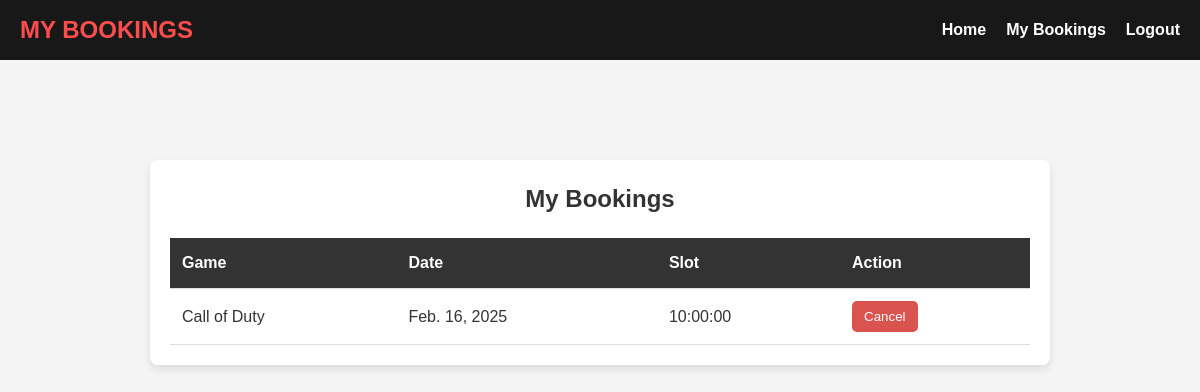
Page /my-bookings/ (signed in) on the earlier database version.
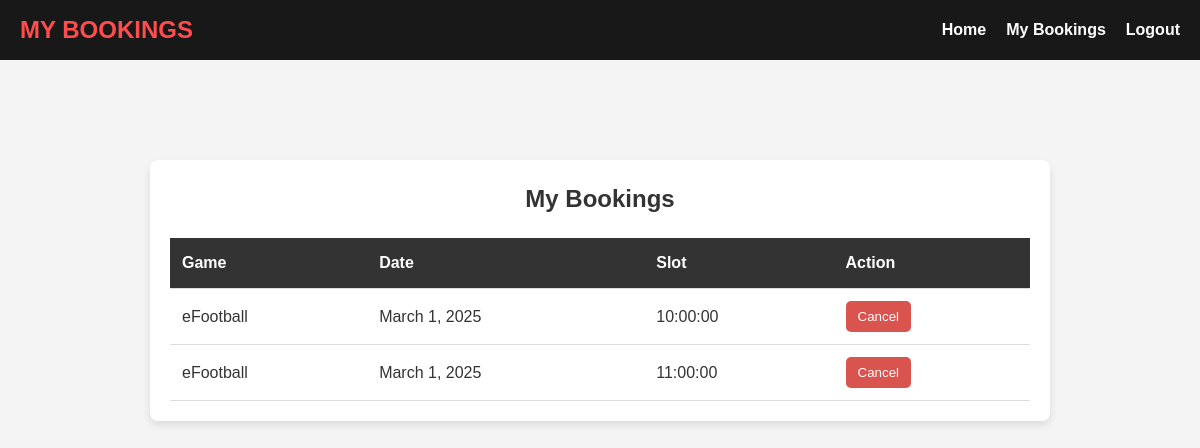
Same page on the later database version.
### app/models.py (models this page shows, shortened)
class SlotBooking(models.Model):
    user = models.ForeignKey(User, on_delete=models.CASCADE)  # Link to user
    name = models.CharField(max_length=100)
    email = models.EmailField()
    game = models.ForeignKey(Game, on_delete=models.CASCADE)
    slot = models.ForeignKey(Slot, on_delete=models.CASCADE)
    date = models.DateField()
    booking_time = models.DateTimeField(default=now)

class Game(models.Model):
    g_id = models.CharField(max_length=20, unique=True)
    title = models.CharField(max_length=100)
    description = models.TextField()
    release_date = models.DateField()
    price = models.DecimalField(max_digits=10, decimal_places=2)
    image = models.FileField()

class Slot(models.Model):
    TIME_SLOT_CHOICES = [
        ('10:00 AM - 12:00 PM', '10:00 AM - 12:00 PM'),
        ('12:00 PM - 2:00 PM', '12:00 PM - 2:00 PM'),
        ('2:00 PM - 4:00 PM', '2:00 PM - 4:00 PM'),
        ('4:00 PM - 6:00 PM', '4:00 PM - 6:00 PM'),
        ('6:00 PM - 8:00 PM', '6:00 PM - 8:00 PM'),
    ]
    game = models.ForeignKey(Game, on_delete=models.CASCADE, related_name="slots")
    date = models.DateField()
    time_slot = models.CharField(max_length=20, choices=TIME_SLOT_CHOICES)
    reserved = models.BooleanField(default=False)
    booking_time = models.DateTimeField(null=True, blank=True)  # Track when booked
    class Meta:
        unique_together = ('game', 'date', 'time_slot')

### app/views.py (the view)
# urls.py: path('my-bookings/', views.my_bookings, name='my_bookings'),
@login_required
def my_bookings(request):
    bookings = SlotBooking.objects.filter(user=request.user)
    return render(request, 'user/my_bookings.html', {'bookings': bookings})

### templates/user/my_bookings.html (shortened to what this page needs)
<!DOCTYPE html>
<html lang="en">
<head>
</head>
<body>
<nav class="navbar">
    <a href="{% url 'user_home' %}" class="logo">My Bookings</a>
    <div class="nav-links">
        <a href="{% url 'user_home' %}">Home</a>
        <a href="{% url 'my_bookings' %}">My Bookings</a>
        <a href="{% url 'game_logout' %}"onclick="return confirmLogout()">Logout</a>
    </div>
</nav>
<div class="container">
    <h2>My Bookings</h2>
    {% if bookings %}
        <table>
            <thead>
                <tr>
                    <th>Game</th>
                    <th>Date</th>
                    <th>Slot</th>
                    <th>Action</th>
                </tr>
            </thead>
            <tbody>
                {% for booking in bookings %}
                <tr>
                    <td>{{ booking.game.title }}</td>
                    <td>{{ booking.date }}</td>
                    <td>{{ booking.slot.time_slot }}</td>
                    <td>
                        <form method="POST" action="{% url 'cancel_booking' booking.id %}">
                            <button type="submit" class="cancel-btn">Cancel</button>
                        </form>
                    </td>
                </tr>
                {% endfor %}
            </tbody>
        </table>
    {% else %}
        <p class="no-bookings">You have no bookings yet.</p>
    {% endif %}
</div>
</body>
</html>

Differences in the rows shown:
removed SlotBooking: game "Call of Duty", date "Feb. 16, 2025", slot.time_slot "10:00:00"
added SlotBooking: game "eFootball", date "March 1, 2025", slot.time_slot "10:00:00"
added SlotBooking: game "eFootball", date "March 1, 2025", slot.time_slot "11:00:00"
